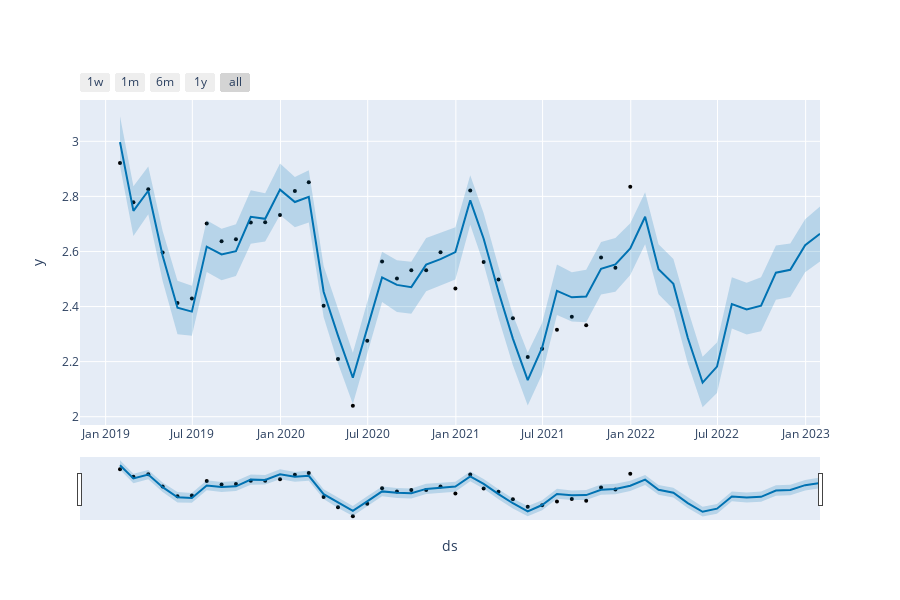

This figure's notebook cell:
### Code cell
plot_plotly(m5, predictions5)
